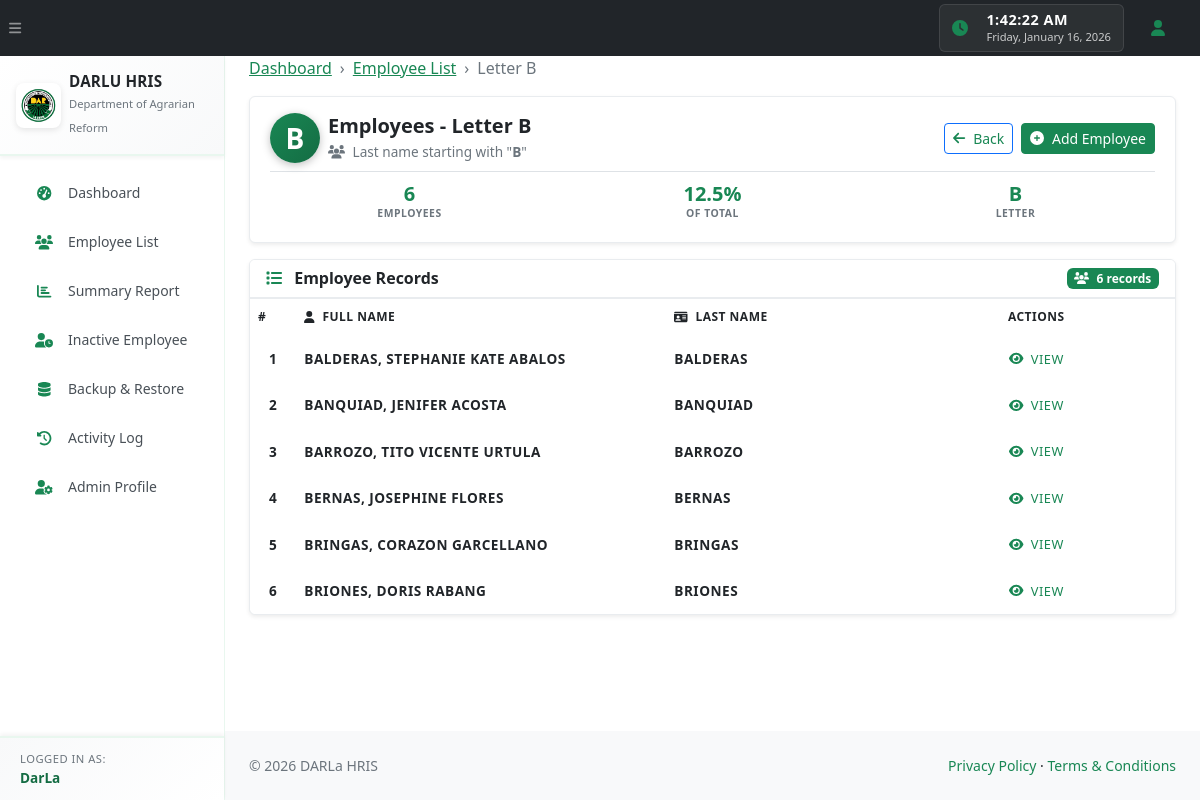
Screenshot of /employees.php?letter=B (signed in) with the database file from the repository.
### tables this page shows
CREATE TABLE `employees` (
  `id` int(10) unsigned NOT NULL AUTO_INCREMENT,
  `last_name` varchar(100) NOT NULL,
  `first_name` varchar(100) NOT NULL,
  `middle_name` varchar(100) DEFAULT NULL,
  `birthdate` date DEFAULT NULL,
  `home_address` varchar(255) DEFAULT NULL,
  `office` varchar(255) DEFAULT NULL,
  `contact_no` varchar(50) DEFAULT NULL,
  `email` varchar(150) DEFAULT NULL,
  `civil_status` varchar(50) DEFAULT NULL,
  `spouse_name` varchar(150) DEFAULT NULL,
  `spouse_contact_no` varchar(50) DEFAULT NULL,
  `employee_number` varchar(50) DEFAULT NULL,
  `bp_number` varchar(50) DEFAULT NULL,
  `pagibig_number` varchar(50) DEFAULT NULL,
  `philhealth_number` varchar(50) DEFAULT NULL,
  `tin_number` varchar(50) DEFAULT NULL,
  `sss_number` varchar(50) DEFAULT NULL,
  `gsis_number` varchar(50) DEFAULT NULL,
  `trainings` text DEFAULT NULL,
  `designations` text DEFAULT NULL,
  `leave_info` text DEFAULT NULL,
  `service_record` text DEFAULT NULL,
  `employment_status` varchar(100) DEFAULT NULL,
  `created_at` timestamp NOT NULL DEFAULT current_timestamp(),
  `updated_at` timestamp NOT NULL DEFAULT current_timestamp() ON UPDATE current_timestamp(),
  PRIMARY KEY (`id`),
  KEY `idx_last_name` (`last_name`)
);

### employees.php (the view, shortened to what this page needs)
<?php
require_once 'db.php';
$letter = isset($_GET['letter']) && preg_match('/^[A-Z]$/', $_GET['letter'])
    ? strtoupper($_GET['letter'])
    : 'A';
$whereConditions = [
    'last_name LIKE :prefix',
    '(employment_status IS NULL OR employment_status NOT IN ("RETIRED", "RESIGNED"))'
];
$queryParams = [':prefix' => $letter . '%'];
$sql = 'SELECT id, last_name, first_name, middle_name
        FROM employees
        WHERE ' . implode(' AND ', $whereConditions) . '
        ORDER BY last_name, first_name';
$stmt = $pdo->prepare($sql);
$stmt->execute($queryParams);
$employees = $stmt->fetchAll();
require_once 'header.php';
?>
<ol class="breadcrumb mb-3">
    <li class="breadcrumb-item"><a href="index.php">Dashboard</a></li>
    <li class="breadcrumb-item"><a href="employee_directory.php">Employee List</a></li>
    <li class="breadcrumb-item active">Letter <?= htmlspecialchars($letter) ?></li>
</ol>
<div class="card border-0 shadow-sm mb-3 professional-header-card compact-header">
    <div class="card-body p-3">
        <div class="row align-items-center">
            <div class="col-md-8">
                <div class="d-flex align-items-center">
                    <div class="letter-avatar me-2">
                        <div class="avatar-circle letter-circle compact-letter">
                            <?= htmlspecialchars($letter) ?>
                        </div>
                    </div>
                    <div>
                        <h1 class="h4 mb-0 fw-bold text-dark">Employees - Letter <?= htmlspecialchars($letter) ?></h1>
                        <p class="text-muted mb-0 small">
                            <i class="fas fa-users me-1"></i>
                            Last name starting with "<strong><?= htmlspecialchars($letter) ?></strong>"
                        </p>
                    </div>
                </div>
            </div>
            <div class="col-md-4 text-md-end mt-2 mt-md-0">
                <div class="d-flex flex-column flex-md-row gap-2 justify-content-md-end">
                    <?php
                    $backUrl = 'employee_directory.php';
                    ?>
                    <a href="<?= htmlspecialchars($backUrl) ?>" class="btn btn-outline-primary btn-sm">
                        <i class="fas fa-arrow-left me-1"></i> Back
                    </a>
                    <button
                        class="btn btn-primary btn-sm"
                        type="button"
                        data-bs-toggle="modal"
                        data-bs-target="#addEmployeeModal"
                    >
                        <i class="fas fa-plus-circle me-1"></i> Add Employee
                    </button>
                </div>
            </div>
        </div>
        <?php if (!empty($employees)): ?>
            <?php
            $stmtTotal = $pdo->query('SELECT COUNT(*) as total FROM employees WHERE (employment_status IS NULL OR employment_status NOT IN ("RETIRED", "RESIGNED"))');
            $totalAllEmployees = $stmtTotal->fetch()['total'];
            $percentage = $totalAllEmployees > 0 ? (count($employees) / $totalAllEmployees) * 100 : 0;
            ?>
            <div class="mt-2 pt-2 border-top">
                <div class="row text-center">
                    <div class="col-md-4">
                        <div class="stat-item-compact">
                            <div class="stat-number-compact"><?= count($employees) ?></div>
                            <div class="stat-label-compact">Employees</div>
                        </div>
                    </div>
                    <div class="col-md-4">
                        <div class="stat-item-compact">
                            <div class="stat-number-compact"><?= number_format($percentage, 1) ?>%</div>
                            <div class="stat-label-compact">Of Total</div>
                        </div>
                    </div>
                    <div class="col-md-4">
                        <div class="stat-item-compact">
                            <div class="stat-number-compact"><?= htmlspecialchars($letter) ?></div>
                            <div class="stat-label-compact">Letter</div>
                        </div>
                    </div>
                </div>
            </div>
        <?php endif; ?>
    </div>
</div>
<?php if (empty($employees)): ?>
    <div class="card border-0 shadow-sm">
        <div class="card-body text-center py-5">
            <i class="fas fa-users fa-3x text-muted mb-3"></i>
            <h5 class="text-muted">No Employees Found</h5>
            <p class="text-muted mb-0">
                No employees found whose last name starts with "<strong><?= htmlspecialchars($letter) ?></strong>".
            </p>
            <button class="btn btn-primary mt-3" type="button" data-bs-toggle="modal" data-bs-target="#addEmployeeModal">
                <i class="fas fa-plus-circle me-1"></i> Add First Employee
            </button>
        </div>
    </div>
<?php else: ?>
    <div class="card border-0 shadow-sm">
        <div class="card-header bg-white border-bottom py-2">
            <div class="d-flex justify-content-between align-items-center">
                <h6 class="card-title mb-0 fw-bold">
                    <i class="fas fa-list me-2 text-primary"></i>
                    Employee Records
                </h6>
                <span class="badge bg-primary">
                    <i class="fas fa-users me-1"></i>
                    <?= count($employees) ?> record<?= count($employees) === 1 ? '' : 's' ?>
                </span>
            </div>
        </div>
        <div class="card-body p-0">
            <div class="table-responsive">
                <table class="employee-table">
                    <thead>
                    <tr>
                        <th style="width: 5%;">#</th>
                        <th style="width: 40%;">
                            <i class="fas fa-user me-1"></i> Full Name
                        </th>
                        <th style="width: 25%;">
                            <i class="fas fa-id-card me-1"></i> Last Name
                        </th>
                        <th style="width: 30%;" class="text-center">Actions</th>
                    </tr>
                    </thead>
                    <tbody>
                    <?php $rowNumber = 1; ?>
                    <?php foreach ($employees as $emp): ?>
                        <?php
                        $fullName = trim($emp['last_name'] . ', ' . $emp['first_name'] . ($emp['middle_name'] ? ' ' . $emp['middle_name'] : ''));
                        ?>
                        <tr>
                            <td class="text-center text-muted" style="background-color: white;"><?= $rowNumber++ ?></td>
                            <td style="background-color: white;">
                                <strong><?= htmlspecialchars($fullName) ?></strong>
                            </td>
                            <td class="text-muted" style="background-color: white;"><?= htmlspecialchars($emp['last_name'] ?? '') ?></td>
                            <td class="text-center" style="background-color: white;">
                                <a href="employee.php?id=<?= (int)$emp['id'] ?>" class="btn btn-sm btn-outline-primary" style="font-size: 0.8rem; padding: 0.25rem 0.5rem;">
                                    <i class="fas fa-eye me-1"></i> View
                                </a>
                            </td>
                        </tr>
                    <?php endforeach; ?>
                    </tbody>
                </table>
            </div>
        </div>
    </div>
<?php endif; ?>
<?php
require_once 'footer.php';
?>

### rows the page displays
employees: fullName "BALDERAS, STEPHANIE KATE ABALOS", last_name "BALDERAS"
employees: fullName "BANQUIAD, JENIFER ACOSTA", last_name "BANQUIAD"
employees: fullName "BARROZO, TITO VICENTE URTULA", last_name "BARROZO"
employees: fullName "BERNAS, JOSEPHINE FLORES", last_name "BERNAS"
employees: fullName "BRINGAS, CORAZON GARCELLANO", last_name "BRINGAS"
employees: fullName "BRIONES, DORIS RABANG", last_name "BRIONES"

### other values shown
$adminUsername "DarLa"
$letter "B"
count($employees) "6"
$percentage "12.5"
